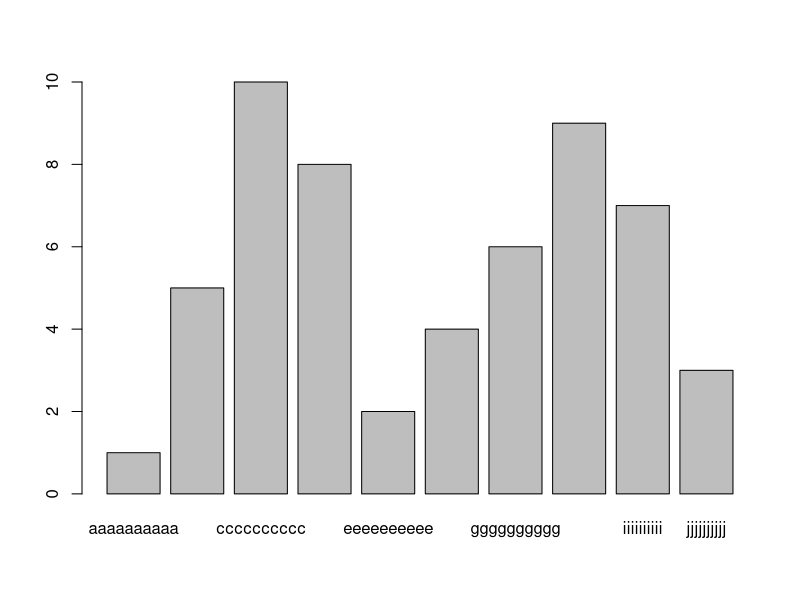
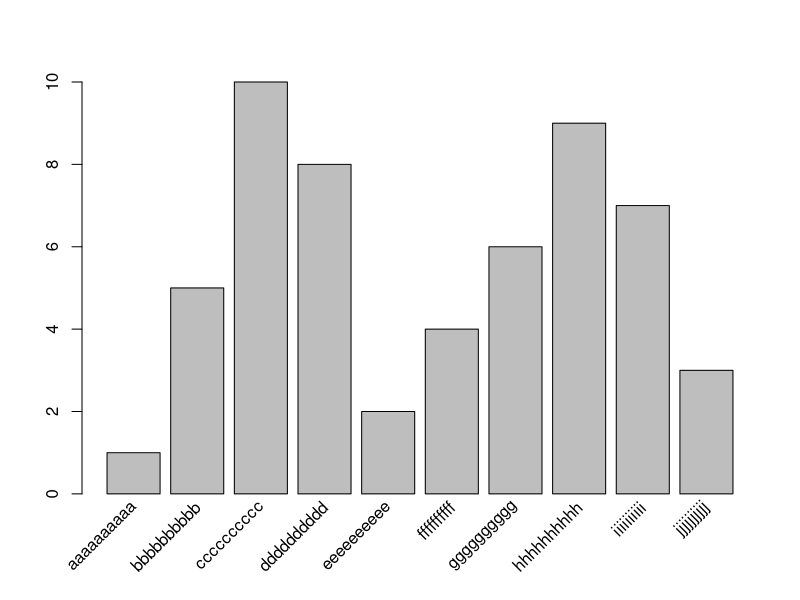
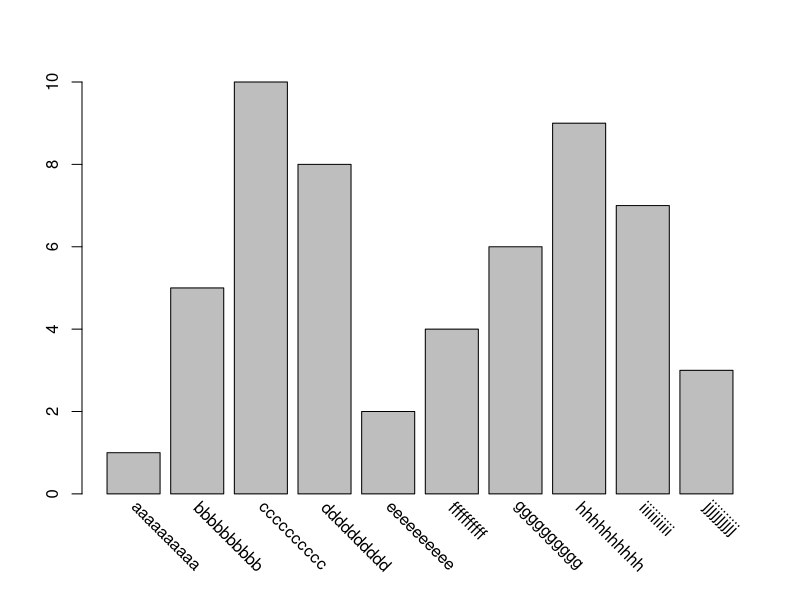
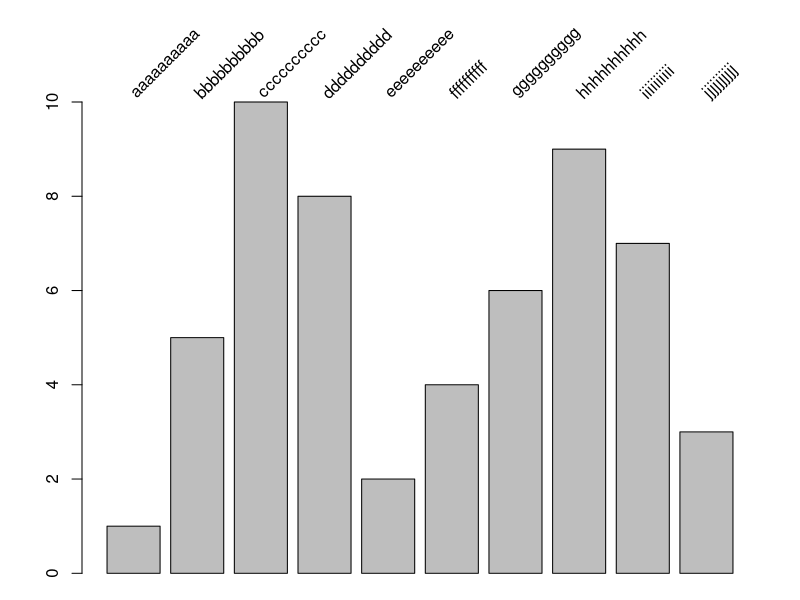
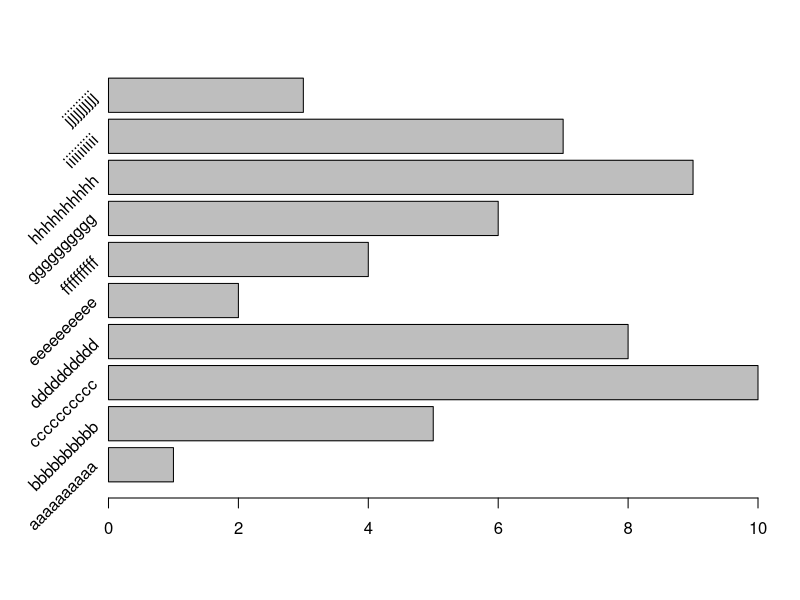
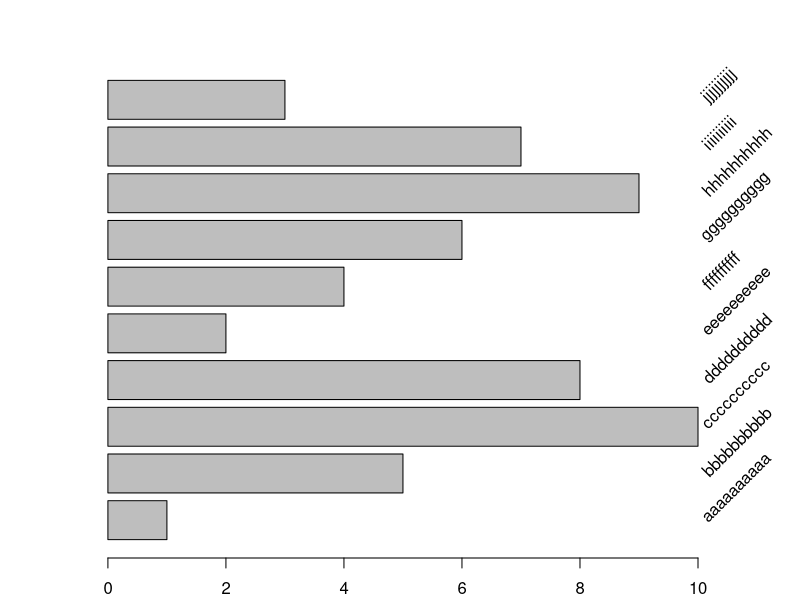
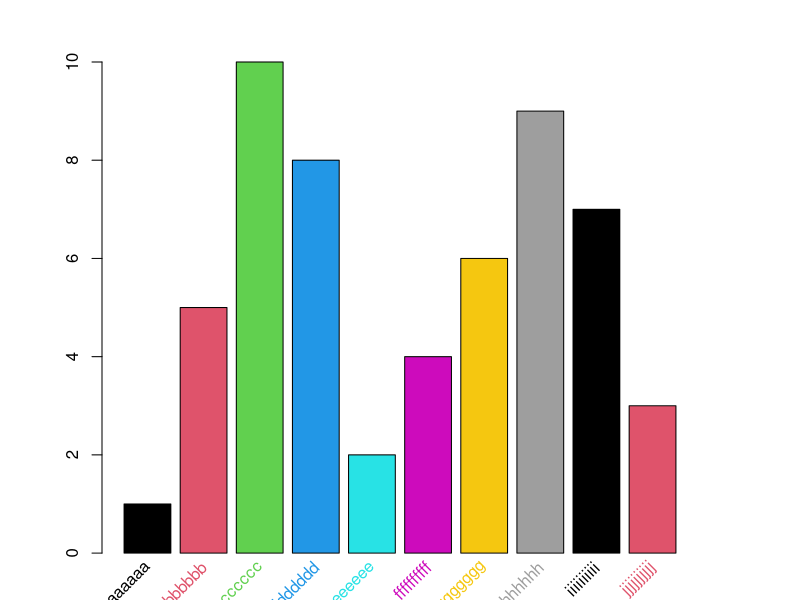

These figures' R source, in order:
library(gplots)


### Name: angleAxis
### Title: Add a Axis to a Plot with Rotated Labels
### Aliases: angleAxis
### Keywords: aplot

### ** Examples

## Don't show: 
set.seed(42)
## End(Don't show)
# create a vector with some values and long labels
values <- sample(1:10)
names(values) <- sapply(letters[1:10], 
                        function(x) paste(rep(x, 10), sep="",collapse="") 
                        ) 

# barplot labels are too long for the available space, hence some are not plotted
barplot(values)

# to add angled labels, tell barplot not to label the x axis, and store the bar location
at <- barplot(values, xaxt="n")
# then use angleAxs
angleAxis(1, at=at, labels = names(values))

# angle counter-clockwise instead
at <- barplot(values, xaxt="n")
angleAxis(1, at=at, labels = names(values), srt=-45, adj=0)

# put labels at the top
oldpar <- par()$mar
par(mar=c(1,4,5,2)+0.1)
at <- barplot(values, xaxt="n")
angleAxis(3, at=at, labels = names(values))
par(oldpar)

# put labels on the left
oldpar <- par()$mar
par(mar=c(5,5,3,2)+0.1)
at <- barplot(values, yaxt="n", horiz=TRUE)
angleAxis(2, at=at, labels = names(values))
par(oldpar)

# put labels on the right
oldpar <- par()$mar
par(mar=c(2,5,3,5)+0.1)
at <- barplot(values, yaxt="n", horiz=TRUE)
angleAxis(4, at=at, labels = names(values))
par(oldpar)

# specify colors for bars and labels
at <- barplot(values, xaxt="n", col=1:10)
angleAxis(1, at=at, labels = names(values), col=1:10)
